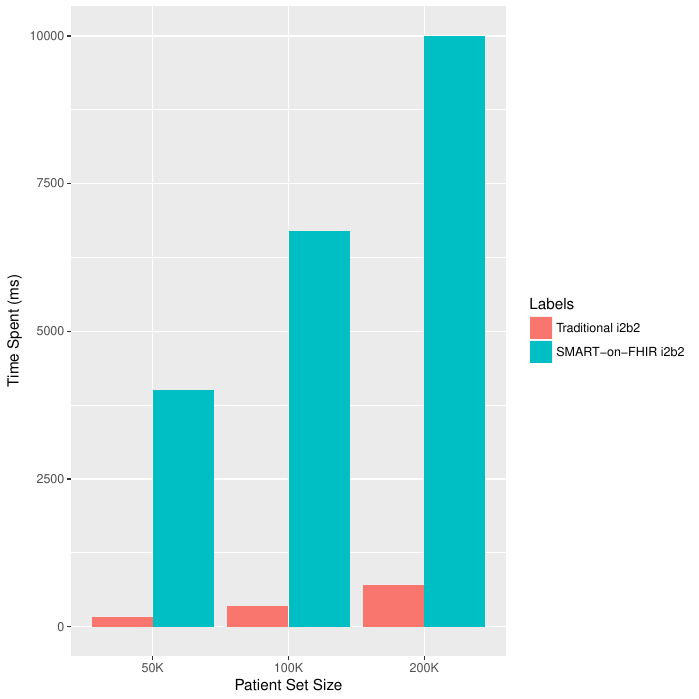

Recreate this plot in R.
library(ggplot2)
df2 <- data.frame(Labels=rep(c("Traditional i2b2", "SMART-on-FHIR i2b2"), each=3),
                Patient_Set_Size=rep(c(
				       #"4K"
				        "50K"
				       ,"100K"
				       , "200K"), 2),
                Time_Spent_Seconds=c(  
#26
				      162
				     , 351
				     , 700
				     #, 3241
#,900
				     , 4000
				     , 6700
				     , 10000
				     #, 52000
				     ))
print(df2)
df2$Patient_Set_Size <- factor(df2$Patient_Set_Size, levels=c(
							      #"4K"
							       "50K","100K","200K"))
df2$Labels <- factor(df2$Labels, levels=c("Traditional i2b2", "SMART-on-FHIR i2b2" ))
ggplot(data=df2, aes(x=Patient_Set_Size, y=Time_Spent_Seconds, fill=Labels)) + geom_bar(stat="identity", position=position_dodge()) +
  xlab("Patient Set Size") + ylab("Time Spent (ms)")
ggsave("graph2.pdf")
